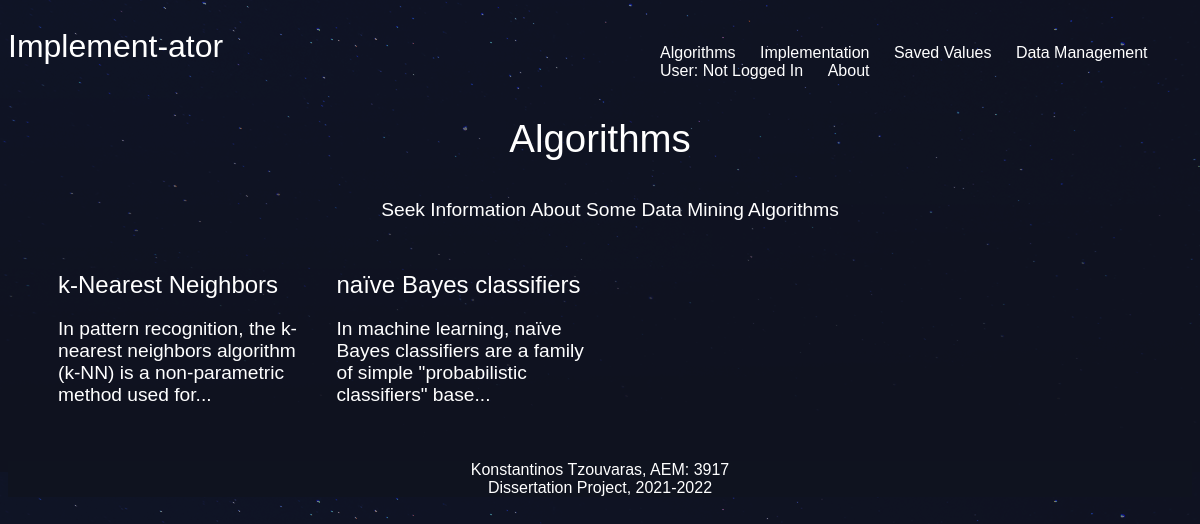
The app's page /algorithms/, older data.
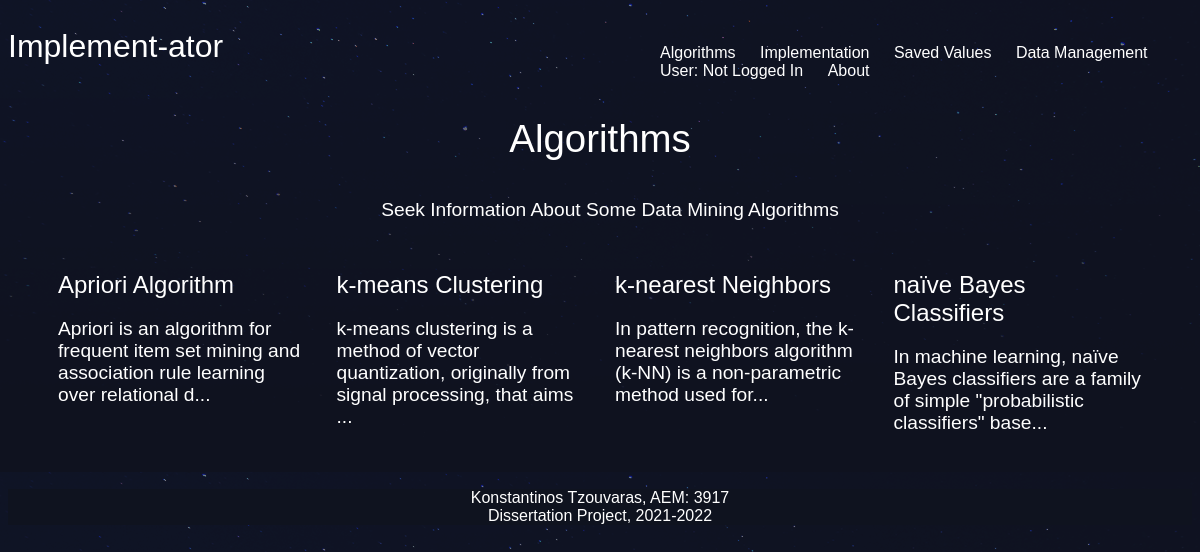
The same page, newer data.
### algorithms/models.py (models this page shows, shortened)
class Algorithm(models.Model):
    title = models.CharField(max_length=100)
    slug = models.SlugField()
    info = models.TextField()
    def snippet(self):
        return self.info[:100] + '...'#From 0 to 50 chars.

### algorithms/views.py (the view)
# urls.py: path('', views.algorithms_home, name = 'algorithms_home'),
def algorithms_home(request):
    algorithms = Algorithm.objects.all().order_by('title')
    return render(request, 'algorithms/algorithms_home.html', {'algorithms': algorithms})

### algorithms/templates/algorithms/algorithms_home.html
{% extends 'base_layout.html' %}
{% block content %}
  <h1>Algorithms</h1>
  <p id="algorithm_paragraph">Seek Information About Some Data Mining Algorithms</p>
  <div class="algorithms">
    {% for algorithm in algorithms %}
      <div class = "algorithm">
        <h2><a href="{% url 'algorithms:detail' slug=algorithm.slug %}">{{ algorithm.title }}</a></h2>
        <br>
        <p>{{ algorithm.snippet }}</p>
      </div>
    {% endfor %}
  </div>
{% endblock %}

### templates/base_layout.html (shortened to what this page needs)
{% load static %}
<!DOCTYPE html>
<html lang="en" dir="ltr">
  <head>
    <link rel="stylesheet" href="{% static 'styles.css' %}"
  </head>
  <body>
    <header class="wrapper">
      <h1><a href="{% url 'home' %}">Implement-ator</a></h1>
      <nav>
        <ul>
            <li><a href="{% url 'algorithms:algorithms_home' %}">Algorithms</a></li>
            <li><a href="{% url 'implementation:implementation_home' %}">Implementation</a></li>
            <li><a href="{% url 'savedValues:savedValues_home' %}">Saved Values</a></li>
            <li><a href="{% url 'datamng:datamng_home' %}">Data Management</a></li>
            {% if request.user.is_authenticated %}
            <li><a href="{% url 'accounts:accounts_home' %}">User: {{request.user.username}}</a></li>
            {% else %}
            <li><a href="{% url 'accounts:accounts_home' %}">User: Not Logged In</a></li>
            {% endif %}
            <li><a href="{% url 'about' %}">About</a></li>
        </ul>
      </nav>
    </header>
    <div class="wrapper">
      {% block content %}
      {% endblock %}
    </div>
    <footer>
      <p>Konstantinos Tzouvaras, AEM: 3917 <br> Dissertation Project, 2021-2022</p>
    </footer>
  </body>
</html>

### assets/styles.css (style rules this page uses)
body { background-color: #0f121f; background-image: url(stars.png); background-repeat-y: no-repeat; color: #fff; }
body * { font-family: "Calibri", sans-serif; }
h1, h2, h3, h4, h5 { font-weight: normal; margin: 0; }
a, a:hover, a:visited { color: #fff; text-decoration: none; }
div.wrapper h1 { text-align: center; margin: 1px auto; font-size: 2.4em; margin-bottom: 1em; }
header { display: grid; grid-template-columns: 1fr 1fr; padding: 20px 0; }
nav { justify-self: end; }
nav li { display: inline-block; margin-left: 20px; }
footer { position: sticky; left: 0; bottom: 0; width: 100%; background: #0F131F; color: white; text-align: center; }
div.wrapper p { text-align: center; margin: 1px auto; font-size: 1.2em; margin-bottom: 4em; }
div.algorithms p { text-align: left; margin: 1px auto; font-size: 1.2em; margin-bottom: 2em; }
.algorithms { display: grid; grid-template-columns: 1fr 1fr 1fr 1fr; grid-gap: 30px; margin-right: 50px; margin-left: 50px; }
.algorithm { padding: 10 px; position: relative; }
#algorithm_paragraph { margin-left: 20px; margin-bottom: 50px; }

Row changes from the older to the newer data that the page shows:
added Algorithm: title "Apriori Algorithm", snippet "Apriori is an algorithm for frequent item set mining and association rule learning over relational d..."
added Algorithm: title "k-means Clustering", snippet "k-means clustering is a method of vector quantization, originally from signal processing, that aims ..."
changed Algorithm: title "k-Nearest Neighbors" → "k-nearest Neighbors"
changed Algorithm: title "naïve Bayes classifiers" → "naïve Bayes Classifiers"
